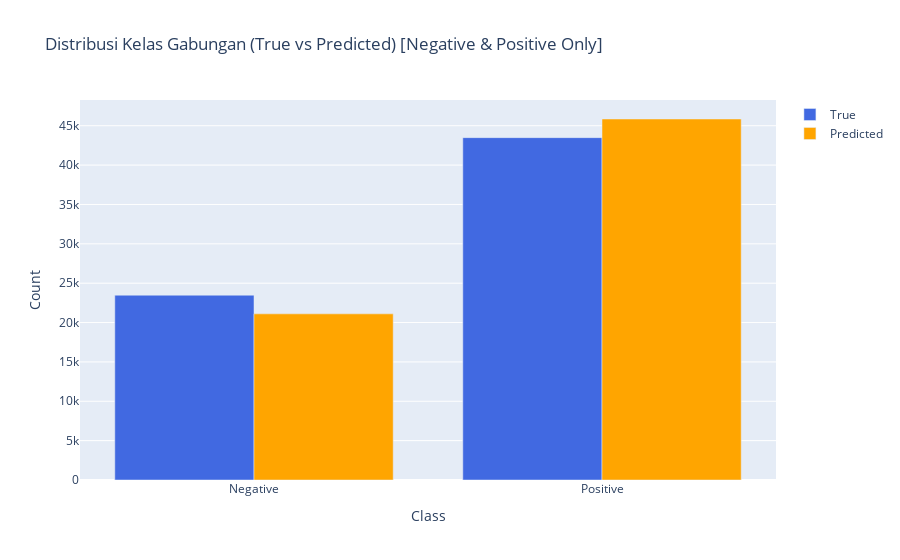
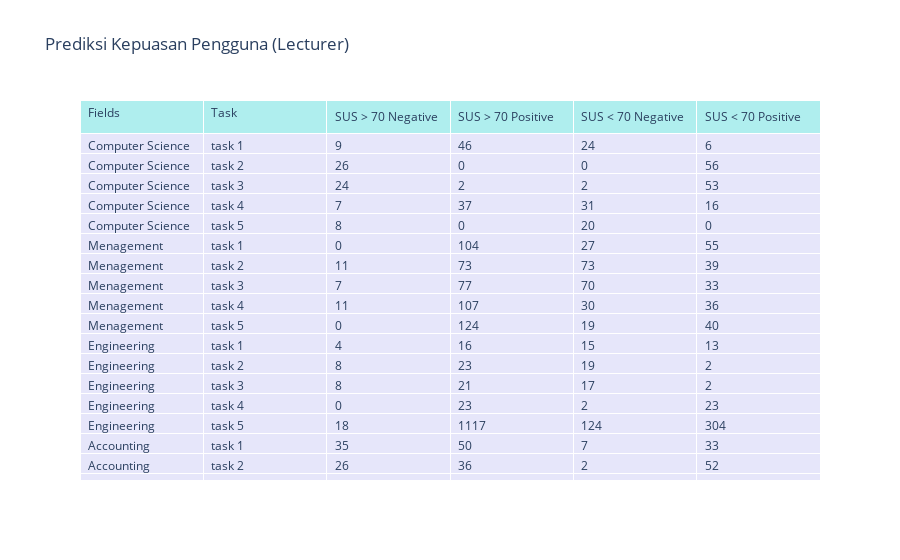
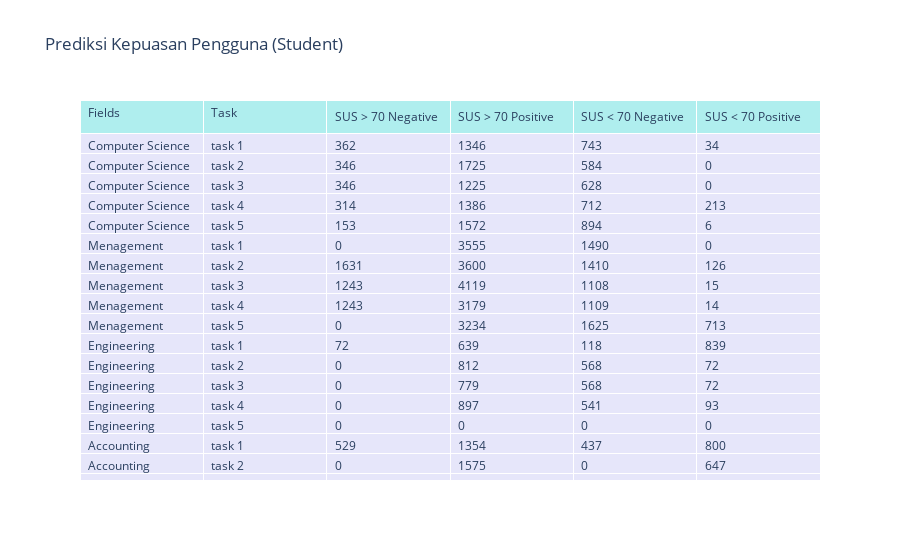

Notebook code for these charts, in order:
### Markdown cell above
# CREATE ARSITEKTURE & TRAINING MODEL CNN

### Code cell
import pandas as pd
import numpy as np
from sklearn.model_selection import train_test_split
from sklearn.preprocessing import LabelEncoder, StandardScaler
import tensorflow as tf
from tensorflow.keras.models import Sequential
from tensorflow.keras.layers import Conv1D, Flatten, Dense, Dropout, BatchNormalization
from tensorflow.keras.callbacks import EarlyStopping
import plotly.graph_objects as go
import matplotlib.pyplot as plt

# 1. Load Data
df = pd.read_csv('Dataset_Quiz.csv', sep=';')

# 2. Data Cleaning & Preprocessing
for col in ['CR', 'TD', 'Lostness', 'SUS']:
    df[col] = df[col].astype(str).str.replace(',', '.').astype(float)

# Filter hanya class -1 dan 1
df = df[df['Class'].isin([-1, 1])].reset_index(drop=True)

# Encode categorical columns
le_actor = LabelEncoder()
le_task = LabelEncoder()
le_fields = LabelEncoder()
df['Actor_enc'] = le_actor.fit_transform(df['Actors'])
df['Task_enc'] = le_task.fit_transform(df['Task Name'])
df['Fields_enc'] = le_fields.fit_transform(df['Fields'])

# Features and Target
X = df[['Actor_enc', 'Task_enc', 'Fields_enc', 'CR', 'TD', 'Lostness', 'SUS']].values
y = df['Class'].map({-1: 0, 1: 1}).values

# Normalisasi fitur numerik
scaler = StandardScaler()
X[:, 3:] = scaler.fit_transform(X[:, 3:])

# Reshape untuk CNN (samples, timesteps, features)
X_cnn = X.reshape(X.shape[0], X.shape[1], 1)

# 3. Split Data
X_train, X_test, y_train, y_test = train_test_split(
    X_cnn, y, test_size=0.2, random_state=42, stratify=y
)

# 4. Build CNN Model (improved)
model = Sequential([
    Conv1D(64, kernel_size=2, activation='relu', input_shape=(X.shape[1], 1)),
    BatchNormalization(),
    Dropout(0.3),
    Conv1D(128, kernel_size=2, activation='relu'),
    BatchNormalization(),
    Dropout(0.3),
    Flatten(),
    Dense(128, activation='relu'),
    Dropout(0.3),
    Dense(1, activation='sigmoid')
])
model.compile(optimizer=tf.keras.optimizers.Adam(learning_rate=0.001),
              loss='binary_crossentropy',
              metrics=['accuracy'])

# Early stopping
early_stop = EarlyStopping(monitor='val_loss', patience=5, restore_best_weights=True)

# 5. Train Model with validation
history = model.fit(
    X_train, y_train,
    epochs=50,
    batch_size=32,
    validation_split=0.2,
    callbacks=[early_stop],
    verbose=1
)

# 6. Visualisasi Training & Validation Curve
plt.figure(figsize=(12, 5))

plt.subplot(1, 2, 1)
plt.plot(history.history['accuracy'], label='Train Accuracy')
plt.plot(history.history['val_accuracy'], label='Validation Accuracy')
plt.title('Model Accuracy')
plt.xlabel('Epoch')
plt.ylabel('Accuracy')
plt.legend()

plt.subplot(1, 2, 2)
plt.plot(history.history['loss'], label='Train Loss')
plt.plot(history.history['val_loss'], label='Validation Loss')
plt.title('Model Loss')
plt.xlabel('Epoch')
plt.ylabel('Loss')
plt.legend()

plt.tight_layout()
plt.show()

# 7. Predict on All Data
y_pred = (model.predict(X_cnn) > 0.5).astype(int).flatten()
y_pred = pd.Series(y_pred).map({0: -1, 1: 1}).values

df['Predicted'] = y_pred

# 8. Buat kolom SUS > 70 dan SUS < 70
df['SUS_group'] = np.where(df['SUS'] > 70, 'SUS>70', 'SUS<70')

# 9. Mapping task name ke urutan
task_map = {
    'Task-1': 'task 1',
    'Task-2': 'task 2',
    'Task-3': 'task 3',
    'Task-4': 'task 4',
    'Task-5': 'task 5'
}
df['Task_label'] = df['Task Name'].map(task_map)

# 10. Mapping departemen
fields_map = {
    'CS': 'Computer Science',
    'Mn': 'Menagement',
    'En': 'Engineering',
    'Ac': 'Accounting'
}
df['Fields_label'] = df['Fields'].map(fields_map)

# 11. Fungsi untuk summary tabel
def summary_table(actor):
    result = []
    for field in ['Computer Science', 'Menagement', 'Engineering', 'Accounting']:
        for task in ['task 1', 'task 2', 'task 3', 'task 4', 'task 5']:
            for sus_group in ['SUS>70', 'SUS<70']:
                for polarity in [-1, 1]:  # Negative, Positive
                    count = df[
                        (df['Actors'] == actor) &
                        (df['Fields_label'] == field) &
                        (df['Task_label'] == task) &
                        (df['SUS_group'] == sus_group) &
                        (df['Predicted'] == polarity)
                    ].shape[0]
                    result.append({
                        'Fields': field,
                        'Task': task,
                        'SUS_group': sus_group,
                        'Polarity': 'Negative' if polarity == -1 else 'Positive',
                        'Count': count
                    })
    return pd.DataFrame(result)

summary_lecturer = summary_table('Lecturer')
summary_student = summary_table('Student')

def plot_table(summary_df, actor):
    header = ['Fields', 'Task', 'SUS > 70 Negative', 'SUS > 70 Positive', 'SUS < 70 Negative', 'SUS < 70 Positive']
    rows = []
    for field in ['Computer Science', 'Menagement', 'Engineering', 'Accounting']:
        for task in ['task 1', 'task 2', 'task 3', 'task 4', 'task 5']:
            row = [field, task]
            for sus_group in ['SUS>70', 'SUS<70']:
                for polarity in ['Negative', 'Positive']:
                    val = summary_df[
                        (summary_df['Fields'] == field) &
                        (summary_df['Task'] == task) &
                        (summary_df['SUS_group'] == sus_group) &
                        (summary_df['Polarity'] == polarity)
                    ]['Count'].values
                    row.append(int(val[0]) if len(val) > 0 else 0)
            rows.append(row)
    fig = go.Figure(data=[go.Table(
        header=dict(values=header, fill_color='paleturquoise', align='left'),
        cells=dict(values=list(zip(*rows)), fill_color='lavender', align='left'))
    ])
    fig.update_layout(title=f'Prediksi Kepuasan Pengguna ({actor})')
    fig.show()

def plot_class_distribution(df):
    true_counts = df[df['Class'].isin([-1, 1])]['Class'].map({-1: 'Negative', 1: 'Positive'}).value_counts().sort_index()
    pred_counts = pd.Series(df[df['Predicted'].isin([-1, 1])]['Predicted']).map({-1: 'Negative', 1: 'Positive'}).value_counts().sort_index()
    fig = go.Figure(data=[
        go.Bar(name='True', x=true_counts.index, y=true_counts.values, marker_color='royalblue'),
        go.Bar(name='Predicted', x=pred_counts.index, y=pred_counts.values, marker_color='orange')
    ])
    fig.update_layout(
        barmode='group',
        title='Distribusi Kelas Gabungan (True vs Predicted) [Negative & Positive Only]',
        xaxis_title='Class',
        yaxis_title='Count'
    )
    fig.show()

plot_class_distribution(df)
plot_table(summary_lecturer, 'Lecturer')
plot_table(summary_student, 'Student')

### Figure 1 — Plotly figure (JSON) as saved in the notebook; plotly's stock layout.template omitted (floating-point values rounded to 4 significant figures)
{"data": [{"marker": {"color": "royalblue"}, "name": "True", "type": "bar", "x": ["Negative", "Positive"], "y": [23473, 43488]}, {"marker": {"color": "orange"}, "name": "Predicted", "type": "bar", "x": ["Negative", "Positive"], "y": [21105, 45856]}], "layout": {"barmode": "group", "title": {"text": "Distribusi Kelas Gabungan (True vs Predicted) [Negative & Positive Only]"}, "xaxis": {"title": {"text": "Class"}}, "yaxis": {"title": {"text": "Count"}}}}

### Figure 2 — Plotly figure (JSON) as saved in the notebook; plotly's stock layout.template omitted (floating-point values rounded to 4 significant figures)
{"data": [{"cells": {"align": "left", "fill": {"color": "lavender"}, "values": [["Computer Science", "Computer Science", "Computer Science", "Computer Science", "Computer Science", "Menagement", "Menagement", "Menagement", "Menagement", "Menagement", "Engineering", "Engineering", "Engineering", "Engineering", "Engineering", "Accounting", "Accounting", "Accounting", "Accounting", "Accounting"], ["task 1", "task 2", "task 3", "task 4", "task 5", "task 1", "task 2", "task 3", "task 4", "task 5", "task 1", "task 2", "task 3", "task 4", "task 5", "task 1", "task 2", "task 3", "task 4", "task 5"], [9, 26, 24, 7, 8, 0, 11, 7, 11, 0, 4, 8, 8, 0, 18, 35, 26, 53, 0, 0], [46, 0, 2, 37, 0, 104, 73, 77, 107, 124, 16, 23, 21, 23, 1117, 50, 36, 31, 0, 135], [24, 0, 2, 31, 20, 27, 73, 70, 30, 19, 15, 19, 17, 2, 124, 7, 2, 12, 0, 25], [6, 56, 53, 16, 0, 55, 39, 33, 36, 40, 13, 2, 2, 23, 304, 33, 52, 68, 0, 19]]}, "header": {"align": "left", "fill": {"color": "paleturquoise"}, "values": ["Fields", "Task", "SUS > 70 Negative", "SUS > 70 Positive", "SUS < 70 Negative", "SUS < 70 Positive"]}, "type": "table"}], "layout": {"title": {"text": "Prediksi Kepuasan Pengguna (Lecturer)"}}}

### Figure 3 — Plotly figure (JSON) as saved in the notebook; plotly's stock layout.template omitted (floating-point values rounded to 4 significant figures)
{"data": [{"cells": {"align": "left", "fill": {"color": "lavender"}, "values": [["Computer Science", "Computer Science", "Computer Science", "Computer Science", "Computer Science", "Menagement", "Menagement", "Menagement", "Menagement", "Menagement", "Engineering", "Engineering", "Engineering", "Engineering", "Engineering", "Accounting", "Accounting", "Accounting", "Accounting", "Accounting"], ["task 1", "task 2", "task 3", "task 4", "task 5", "task 1", "task 2", "task 3", "task 4", "task 5", "task 1", "task 2", "task 3", "task 4", "task 5", "task 1", "task 2", "task 3", "task 4", "task 5"], [362, 346, 346, 314, 153, 0, 1631, 1243, 1243, 0, 72, 0, 0, 0, 0, 529, 0, 24, 36, 20], [1346, 1725, 1225, 1386, 1572, 3555, 3600, 4119, 3179, 3234, 639, 812, 779, 897, 0, 1354, 1575, 1852, 2012, 2128], [743, 584, 628, 712, 894, 1490, 1410, 1108, 1109, 1625, 118, 568, 568, 541, 0, 437, 0, 557, 419, 501], [34, 0, 0, 213, 6, 0, 126, 15, 14, 713, 839, 72, 72, 93, 0, 800, 647, 774, 832, 745]]}, "header": {"align": "left", "fill": {"color": "paleturquoise"}, "values": ["Fields", "Task", "SUS > 70 Negative", "SUS > 70 Positive", "SUS < 70 Negative", "SUS < 70 Positive"]}, "type": "table"}], "layout": {"title": {"text": "Prediksi Kepuasan Pengguna (Student)"}}}
